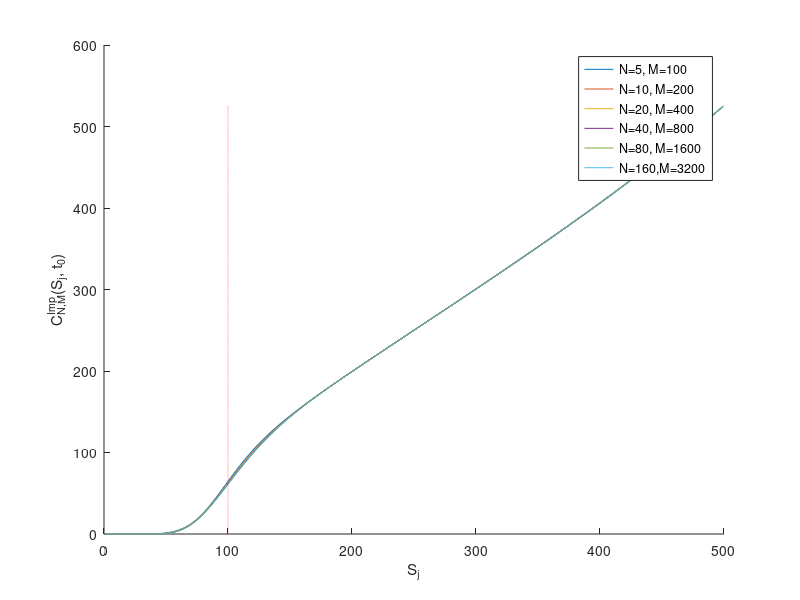

MATLAB code for this plot:
% Solves the untransformed B-S PDE for the price of an asset-or-nothing
% call option using the fully implicit finite difference scheme.
clear all;
format long
S0 = 100;       % Initial asset price
K = 100;        % Strike price
r = 0.02;       % Interest rate
sigma = 0.2;    % Option volatility
T = 2;          % Time to expiry
theta = 1;      % 0: explicit, 1 for implicit, and 0.5 for CN

% Grid domain
Smin = 0;
Smax = 500; 
N_list = [5 .*2.^[0:5]];    % Time
M_list = [100 .*2.^[0:5]];  % Space 

hold on
tic
for nn = 1:length(N_list)
    N = N_list(nn);     % Number of time intervals,
    MM = M_list(nn);    % Number of space intervals

    dt = T/N;               % Time stepsize
    dS = (Smax-Smin)/MM;    % Space stepsize             
    S = Smin:dS:Smax;       % Space partition 
    
    % Compute the discretisation matrix, MM = 2*J
    m = MM - 1 ; % Number of interior points
    
    % Initial condition - call payoff only for interior points
    u = zeros(m, 1);
    for s = 2:length(S) - 1
        if S(s) < K
            u(s - 1) = 0;
        else
            u(s - 1) = S(s);
        end
    end
        
    % Use sparse function for faster runtime
    I = sparse(eye(m)); % Identify matrix of size m
    e = ones(m, 1);     % Vector of ones
        
    % spdiags(B, d, m, n) creates an m-by-n sparse matrix by taking the
    % columns of B and placing them along the diagonals specified by d, see
    % Practical 7.
        % [-e 0*e e] forms [-1 0 1] pattern.
        % [-e -2*e e] forms the [1 -2 1] pattern.
        % d = -1:1 -> tridigonal using the digonal indexing system.
    M1 = spdiags([-e 0*e e], -1:1, m, m);
    M2 = spdiags([e -2*e e], -1:1, m, m);

    % Compute the coefficient vectors, see L4.17
        % Dividing f by (dS)^2 and g by (2*dS) so don't have to worry
        % for F, G and H later.
    f = -0.5 .* sigma .^2 .* S.^2 /dS/dS;
    g = -r .* S/2/dS;
    h = r .* ones(size(S));
    
    % Form M from 3 split parts
    M = sparse(diag(f(2:end - 1))) * M2 + ...
        sparse(diag(g(2: end - 1))) * M1 + ...
        sparse(diag(h(2: end - 1))) * I;

    % Form left hand side and right hand side matrices - using second form
    % in practical 7 (/delta_tau).
    lhs_mat = I/dt + theta * M;
    rhs_mat = I/dt - (1 - theta) * M;

    umin_pre = 0;
    umax_pre = Smax;
    % Loop over timestep
    for n = 1:N
        rhs_vec = rhs_mat * u;
        
        % Use linearity boundary conditions from Q2.a):
        % Since we cannot have boundary conditions from linear system, need
        % to impose boundary conditions on not just current time step, but
        % also on previous time step.
        
        % Lower boundary value for call
        umin_now = 2*u(1) - u(2);           % At current time step    
        % Upper boundary values for call   
        umax_now = 2*u(end) - u(end - 1);   % At current time step
           
        % Adjust the boundary conditions = -theta*p_(n+1) - (1 - theta)*p_n
            % See L4.11
        rhs_vec(1) = rhs_vec(1) - theta*(f(1) + g(1)) * umin_now - ...
            (1 - theta) * (f(1) + g(1)) * umin_pre;
        
        rhs_vec(end) = rhs_vec(end) - theta*(f(end) - g(end)) * umax_now - ...
            (1 - theta) * (f(end) - g(end)) * umax_pre; 
            
        % lhs_mat * U = rhs_vec -> solve for U
        u = lhs_mat\rhs_vec;
        
        % Update umin_pre and umax_pre
        umin_pre = umin_now;    % At previous time step
        umax_pre = umax_now;    % At previous time step
    end
    
    % Plot results and find correct time-0 price
    plot(S(2:end - 1), u);
    price(1, nn) = u(find(abs(S(2:end - 1) -S0)<=1e-12), 1);
end
toc
plot(linspace(K, K, length(u)), u, "r:");
legend("N=5, M=100", "N=10, M=200", "N=20, M=400", "N=40, M=800", ...
    "N=80, M=1600", "N=160,M=3200");
xlabel("S_j");
ylabel("C^{Imp}_{N,M}(S_j, t_0)");
hold off

% Exact option price
exact_call = S0 * normcdf((log(S0/K) + (r + (sigma^2)/2)*T)/(sigma*T^(1/2)));
disp(sprintf("Exact asset-or-nothing call price: %.9g \n", exact_call));
error_vec = exact_call - price;

% Output
fprintf("N \t  M \t  Price \t Error \t\t\t Ratio \n");
for nn = 1:length(N_list)
    if N_list(nn) < 100
        fprintf("%1d \t %1d \t %3.6f", N_list(nn), M_list(nn), price(nn));
    else
        fprintf("%1d  %1d \t %3.6f", N_list(nn), M_list(nn), price(nn));
    end
    
    if (nn > 0)
        fprintf("\t %1.3e  ", error_vec(nn));
    end
    
    if (nn > 1)
        ratio(nn-1) = error_vec(nn-1)/error_vec(nn);
        fprintf("\t %3.3f", ratio(nn-1));
    end
    
    fprintf("\n");
end
